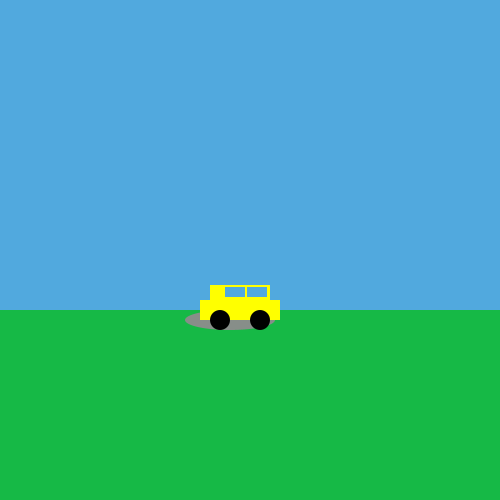
Frame 1 (no input)
Frame 60 (the mouse pressed at the canvas centre just before this capture): identical to frame 1, image omitted
Frame 120 (the mouse held since frame 60 and released just before this capture): identical to frame 1, image omitted

The Processing sketch that drew this single still picture (run headless with seeded random() and noise(); from frame 60 on, the mouse is pressed at the canvas centre):

// Processing sketch: car
// ── car.pde
void setup(){
  size(500, 500);
  background(81, 169, 222);
}

int x = 200;

void draw(){
  noStroke();
 fill(22, 185, 70);
 rect(x - 200, 310, 500, 250);
 fill(135, 142, 137);
 ellipse(x + 30, 320, 90, 20);
 fill(255, 255, 0);
 rect(x, 300, 80, 20);
 rect(x + 10, 285, 60, 15);
 fill(0, 0, 0);
 ellipse(x + 20, 320, 20, 20);
 ellipse(x + 60, 320, 20, 20);
 fill(81, 169, 222);
 rect(x + 25, 287, 20, 10);
 rect(x + 47, 287, 20, 10);

 
}
